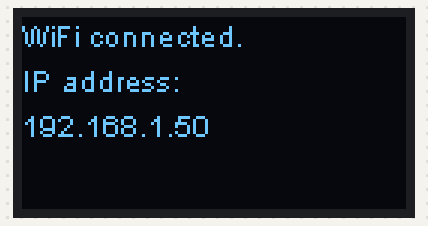
A sketch run on a simulated ESP32. Parts: 128×64 one-colour display. WiFi joins after 1.5 s; servers stay silent unless stated; what the sketch prints to the serial monitor is not drawn.

Above: at 1.9 s.

The sketch:

Show_IP.ino
```cpp
#include <Wire.h>
#include <WiFi.h>
#include "heltec.h"

const char* ssid     = "Indruino_Student";
const char* password = "Indruino2019";

void setup() {
  Heltec.begin(true /*DisplayEnable Enable*/, true /*Serial Enable*/);
  Heltec.display->init();
  Heltec.display->flipScreenVertically();

  WiFi.begin(ssid, password);
  delay(10);

  while (WiFi.status() != WL_CONNECTED) {
    delay(500);
  }
  // Print local IP address and start web server
  Heltec.display->clear();
  Heltec.display->drawString(0, 0, "WiFi connected.");
  Heltec.display->drawString(0, 15, "IP address: ");
  Heltec.display->drawString(0, 30, WiFi.localIP().toString());
  Serial.println(WiFi.localIP());
  Heltec.display->display();
  delay(2000);
  Heltec.display->clear();
}

void loop() { }
```
